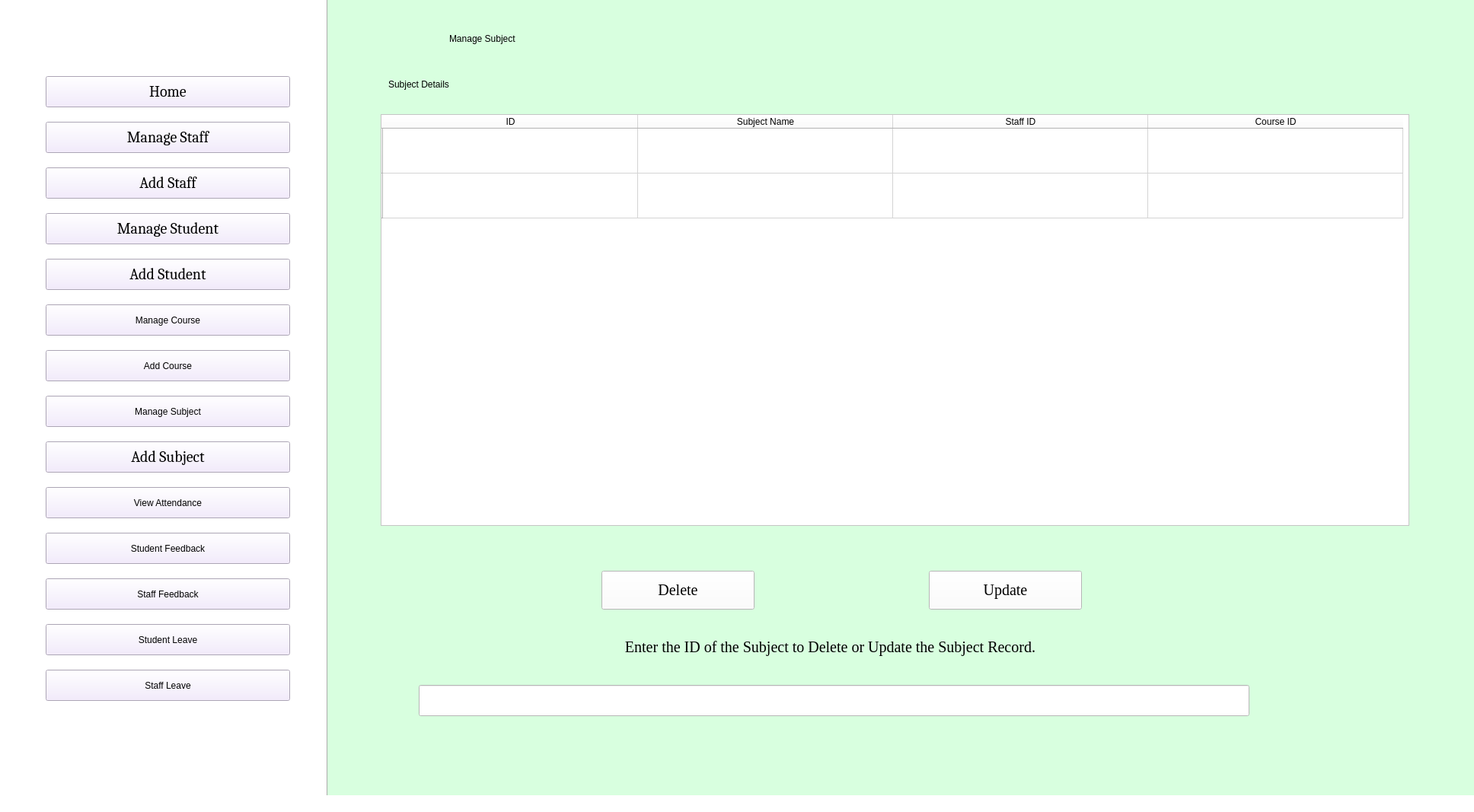
<?xml version="1.0" encoding="UTF-8"?>
<ui version="4.0">
 <class>AdminHomePage</class>
 <widget class="QMainWindow" name="AdminHomePage">
  <property name="enabled">
   <bool>true</bool>
  </property>
  <property name="geometry">
   <rect>
    <x>0</x>
    <y>0</y>
    <width>1936</width>
    <height>1067</height>
   </rect>
  </property>
  <property name="windowTitle">
   <string>Admin Home Page</string>
  </property>
  <property name="styleSheet">
   <string notr="true">background-color: rgb(255, 225, 198);
background-color: rgb(255, 255, 255);
</string>
  </property>
  <widget class="QWidget" name="centralwidget">
   <widget class="QPushButton" name="Home_b">
    <property name="geometry">
     <rect>
      <x>60</x>
      <y>100</y>
      <width>321</width>
      <height>41</height>
     </rect>
    </property>
    <property name="font">
     <font>
      <family>Cambria</family>
      <pointsize>15</pointsize>
      <weight>50</weight>
      <italic>false</italic>
      <bold>false</bold>
     </font>
    </property>
    <property name="styleSheet">
     <string notr="true">font: 15pt &quot;Cambria&quot;;
background-color: rgb(241, 231, 254);</string>
    </property>
    <property name="text">
     <string>Home</string>
    </property>
   </widget>
   <widget class="QPushButton" name="ManageStaff_b">
    <property name="geometry">
     <rect>
      <x>60</x>
      <y>160</y>
      <width>321</width>
      <height>41</height>
     </rect>
    </property>
    <property name="font">
     <font>
      <family>Cambria</family>
      <pointsize>15</pointsize>
      <weight>50</weight>
      <italic>false</italic>
      <bold>false</bold>
     </font>
    </property>
    <property name="styleSheet">
     <string notr="true">font: 15pt &quot;Cambria&quot;;
background-color: rgb(241, 231, 254);</string>
    </property>
    <property name="text">
     <string>Manage Staff</string>
    </property>
   </widget>
   <widget class="QPushButton" name="AddStaff_b">
    <property name="geometry">
     <rect>
      <x>60</x>
      <y>220</y>
      <width>321</width>
      <height>41</height>
     </rect>
    </property>
    <property name="font">
     <font>
      <family>Cambria</family>
      <pointsize>15</pointsize>
      <weight>50</weight>
      <italic>false</italic>
      <bold>false</bold>
     </font>
    </property>
    <property name="styleSheet">
     <string notr="true">font: 15pt &quot;Cambria&quot;;
background-color: rgb(241, 231, 254);</string>
    </property>
    <property name="text">
     <string>Add Staff</string>
    </property>
   </widget>
   <widget class="QPushButton" name="AddStudent_b">
    <property name="geometry">
     <rect>
      <x>60</x>
      <y>340</y>
      <width>321</width>
      <height>41</height>
     </rect>
    </property>
    <property name="font">
     <font>
      <family>Cambria</family>
      <pointsize>15</pointsize>
      <weight>50</weight>
      <italic>false</italic>
      <bold>false</bold>
     </font>
    </property>
    <property name="styleSheet">
     <string notr="true">font: 15pt &quot;Cambria&quot;;
background-color: rgb(241, 231, 254);</string>
    </property>
    <property name="text">
     <string>Add Student</string>
    </property>
   </widget>
   <widget class="QPushButton" name="ManageCourse_b">
    <property name="geometry">
     <rect>
      <x>60</x>
      <y>400</y>
      <width>321</width>
      <height>41</height>
     </rect>
    </property>
    <property name="styleSheet">
     <string notr="true">font: 15pt &quot;Cambria&quot;;
background-color: rgb(241, 231, 254);</string>
    </property>
    <property name="text">
     <string>Manage Course</string>
    </property>
   </widget>
   <widget class="QPushButton" name="AddCourse_b">
    <property name="geometry">
     <rect>
      <x>60</x>
      <y>460</y>
      <width>321</width>
      <height>41</height>
     </rect>
    </property>
    <property name="styleSheet">
     <string notr="true">font: 15pt &quot;Cambria&quot;;
background-color: rgb(241, 231, 254);</string>
    </property>
    <property name="text">
     <string>Add Course</string>
    </property>
   </widget>
   <widget class="QPushButton" name="ManageSubject_b">
    <property name="geometry">
     <rect>
      <x>60</x>
      <y>520</y>
      <width>321</width>
      <height>41</height>
     </rect>
    </property>
    <property name="styleSheet">
     <string notr="true">font: 15pt &quot;Cambria&quot;;
background-color: rgb(241, 231, 254);</string>
    </property>
    <property name="text">
     <string>Manage Subject</string>
    </property>
   </widget>
   <widget class="QPushButton" name="AddSubject_b">
    <property name="geometry">
     <rect>
      <x>60</x>
      <y>580</y>
      <width>321</width>
      <height>41</height>
     </rect>
    </property>
    <property name="font">
     <font>
      <family>Cambria</family>
      <pointsize>15</pointsize>
      <weight>50</weight>
      <italic>false</italic>
      <bold>false</bold>
     </font>
    </property>
    <property name="styleSheet">
     <string notr="true">font: 15pt &quot;Cambria&quot;;
background-color: rgb(241, 231, 254);</string>
    </property>
    <property name="text">
     <string>Add Subject</string>
    </property>
   </widget>
   <widget class="QPushButton" name="ViewAttendance_b">
    <property name="geometry">
     <rect>
      <x>60</x>
      <y>640</y>
      <width>321</width>
      <height>41</height>
     </rect>
    </property>
    <property name="styleSheet">
     <string notr="true">font: 15pt &quot;Cambria&quot;;
background-color: rgb(241, 231, 254);</string>
    </property>
    <property name="text">
     <string>View Attendance</string>
    </property>
   </widget>
   <widget class="QPushButton" name="StudentFeedback_b">
    <property name="geometry">
     <rect>
      <x>60</x>
      <y>700</y>
      <width>321</width>
      <height>41</height>
     </rect>
    </property>
    <property name="styleSheet">
     <string notr="true">font: 15pt &quot;Cambria&quot;;
background-color: rgb(241, 231, 254);</string>
    </property>
    <property name="text">
     <string>Student Feedback</string>
    </property>
   </widget>
   <widget class="QPushButton" name="StaffFeedback_b">
    <property name="geometry">
     <rect>
      <x>60</x>
      <y>760</y>
      <width>321</width>
      <height>41</height>
     </rect>
    </property>
    <property name="styleSheet">
     <string notr="true">font: 15pt &quot;Cambria&quot;;
background-color: rgb(241, 231, 254);</string>
    </property>
    <property name="text">
     <string>Staff Feedback</string>
    </property>
   </widget>
   <widget class="QPushButton" name="StudentLeave_b">
    <property name="geometry">
     <rect>
      <x>60</x>
      <y>820</y>
      <width>321</width>
      <height>41</height>
     </rect>
    </property>
    <property name="styleSheet">
     <string notr="true">font: 15pt &quot;Cambria&quot;;
background-color: rgb(241, 231, 254);</string>
    </property>
    <property name="text">
     <string>Student Leave</string>
    </property>
   </widget>
   <widget class="QPushButton" name="ManageStudent_b">
    <property name="geometry">
     <rect>
      <x>60</x>
      <y>280</y>
      <width>321</width>
      <height>41</height>
     </rect>
    </property>
    <property name="font">
     <font>
      <family>Cambria</family>
      <pointsize>15</pointsize>
      <weight>50</weight>
      <italic>false</italic>
      <bold>false</bold>
     </font>
    </property>
    <property name="styleSheet">
     <string notr="true">font: 15pt &quot;Cambria&quot;;
background-color: rgb(241, 231, 254);</string>
    </property>
    <property name="text">
     <string>Manage Student</string>
    </property>
   </widget>
   <widget class="QPushButton" name="StaffLeave_b">
    <property name="geometry">
     <rect>
      <x>60</x>
      <y>880</y>
      <width>321</width>
      <height>41</height>
     </rect>
    </property>
    <property name="styleSheet">
     <string notr="true">font: 15pt &quot;Cambria&quot;;
background-color: rgb(241, 231, 254);</string>
    </property>
    <property name="text">
     <string>Staff Leave</string>
    </property>
   </widget>
   <widget class="Line" name="line">
    <property name="geometry">
     <rect>
      <x>420</x>
      <y>-50</y>
      <width>20</width>
      <height>1121</height>
     </rect>
    </property>
    <property name="orientation">
     <enum>Qt::Vertical</enum>
    </property>
   </widget>
   <widget class="QLabel" name="AdminManageStaff_l">
    <property name="geometry">
     <rect>
      <x>430</x>
      <y>-80</y>
      <width>1521</width>
      <height>1151</height>
     </rect>
    </property>
    <property name="styleSheet">
     <string notr="true">background-color: rgb(216, 255, 223);</string>
    </property>
    <property name="text">
     <string/>
    </property>
   </widget>
   <widget class="QLabel" name="ManageSubject_l">
    <property name="geometry">
     <rect>
      <x>590</x>
      <y>30</y>
      <width>1351</width>
      <height>41</height>
     </rect>
    </property>
    <property name="styleSheet">
     <string notr="true">font: 75 17pt &quot;Times New Roman&quot;;
background-color: rgb(216, 255, 223);</string>
    </property>
    <property name="text">
     <string>Manage Subject</string>
    </property>
   </widget>
   <widget class="QLabel" name="SubjectDetails_l">
    <property name="geometry">
     <rect>
      <x>510</x>
      <y>90</y>
      <width>1351</width>
      <height>41</height>
     </rect>
    </property>
    <property name="styleSheet">
     <string notr="true">font: 15pt &quot;Times New Roman&quot;;
background-color: rgb(216, 255, 223);</string>
    </property>
    <property name="text">
     <string>Subject Details</string>
    </property>
   </widget>
   <widget class="QPushButton" name="Delete_b">
    <property name="geometry">
     <rect>
      <x>790</x>
      <y>750</y>
      <width>201</width>
      <height>51</height>
     </rect>
    </property>
    <property name="font">
     <font>
      <family>Times New Roman</family>
      <pointsize>15</pointsize>
     </font>
    </property>
    <property name="text">
     <string>Delete</string>
    </property>
   </widget>
   <widget class="QPushButton" name="Update_b">
    <property name="geometry">
     <rect>
      <x>1220</x>
      <y>750</y>
      <width>201</width>
      <height>51</height>
     </rect>
    </property>
    <property name="font">
     <font>
      <family>Times New Roman</family>
      <pointsize>15</pointsize>
     </font>
    </property>
    <property name="text">
     <string>Update</string>
    </property>
   </widget>
   <widget class="QLabel" name="DelUpd_l">
    <property name="geometry">
     <rect>
      <x>550</x>
      <y>830</y>
      <width>1081</width>
      <height>41</height>
     </rect>
    </property>
    <property name="font">
     <font>
      <family>Times New Roman</family>
      <pointsize>15</pointsize>
      <weight>50</weight>
      <italic>false</italic>
      <bold>false</bold>
     </font>
    </property>
    <property name="styleSheet">
     <string notr="true">font: 15pt &quot;Times New Roman&quot;;
background-color: rgb(216, 255, 223);</string>
    </property>
    <property name="text">
     <string>Enter the ID of the Subject to Delete or Update the Subject Record.</string>
    </property>
    <property name="alignment">
     <set>Qt::AlignCenter</set>
    </property>
   </widget>
   <widget class="QLineEdit" name="DelUpd_tb">
    <property name="geometry">
     <rect>
      <x>550</x>
      <y>900</y>
      <width>1091</width>
      <height>41</height>
     </rect>
    </property>
    <property name="font">
     <font>
      <family>Times New Roman</family>
      <pointsize>15</pointsize>
     </font>
    </property>
   </widget>
   <widget class="QTableWidget" name="ManageSubject_t">
    <property name="geometry">
     <rect>
      <x>500</x>
      <y>150</y>
      <width>1351</width>
      <height>541</height>
     </rect>
    </property>
    <property name="styleSheet">
     <string notr="true">font: 13pt &quot;Times New Roman&quot;;</string>
    </property>
    <property name="rowCount">
     <number>2</number>
    </property>
    <property name="columnCount">
     <number>4</number>
    </property>
    <attribute name="horizontalHeaderDefaultSectionSize">
     <number>335</number>
    </attribute>
    <attribute name="verticalHeaderDefaultSectionSize">
     <number>59</number>
    </attribute>
    <row>
     <property name="text">
      <string/>
     </property>
    </row>
    <row>
     <property name="text">
      <string/>
     </property>
    </row>
    <column>
     <property name="text">
      <string>ID</string>
     </property>
    </column>
    <column>
     <property name="text">
      <string>Subject Name</string>
     </property>
    </column>
    <column>
     <property name="text">
      <string>Staff ID</string>
     </property>
    </column>
    <column>
     <property name="text">
      <string>Course ID</string>
     </property>
    </column>
   </widget>
  </widget>
  <widget class="QStatusBar" name="statusbar"/>
 </widget>
 <resources/>
 <connections/>
</ui>
